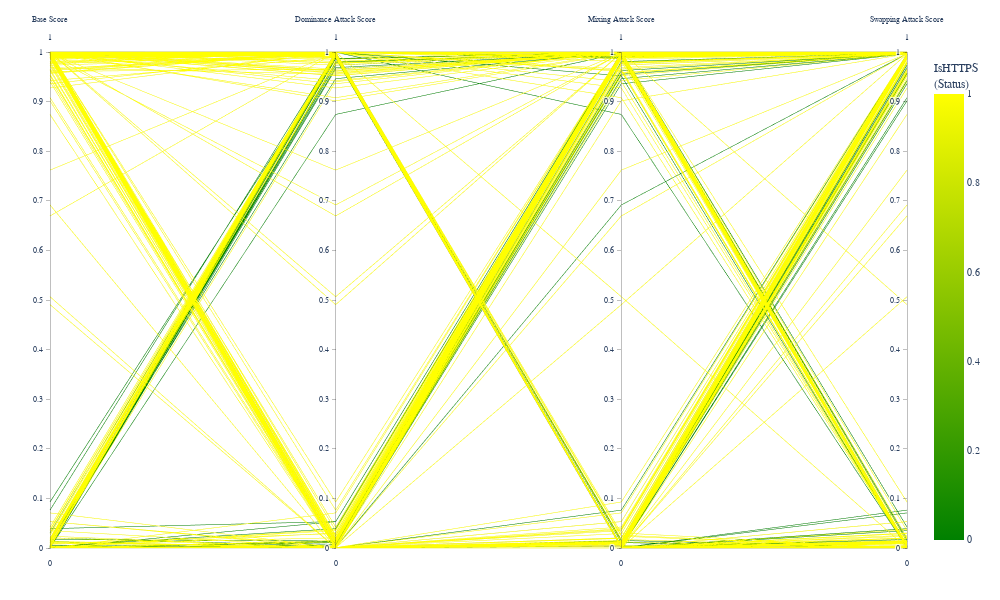

The notebook cell this image was saved under:
### Code cell
print("Generating score-based visualization...")
fig_scores = visualize_all_attack_scores_parallel_coords(
        x_test=x_test,
        base_model=model,
        protected_feature=protected_feature,
        superior_outcome_value=1,
        sample_size=500
    )
fig_scores.show()

### Figure 1 — Plotly figure (JSON) as saved in the notebook; plotly's stock layout.template omitted (floating-point values rounded to 4 significant figures; data arrays with more than 128 entries replaced by an {"elided": "..."} marker saying what was removed)
{"data": [{"dimensions": [{"label": "Base Score", "range": [0, 1], "values": {"elided": "500 float values"}}, {"label": "Dominance Attack Score", "range": [0, 1], "values": {"elided": "500 float values"}}, {"label": "Mixing Attack Score", "range": [0, 1], "values": {"elided": "500 float values"}}, {"label": "Swapping Attack Score", "range": [0, 1], "values": {"elided": "500 float values"}}], "line": {"cmax": 1, "cmin": 0, "color": {"elided": "500 int values"}, "colorbar": {"title": {"text": "IsHTTPS<br>(Status)"}}, "colorscale": [[0, "green"], [1, "yellow"]], "showscale": true}, "type": "parcoords"}], "layout": {"font": {"family": "Arial, sans-serif", "size": 10}, "height": 600, "hovermode": "closest", "margin": {"b": 50, "l": 50, "r": 50, "t": 50}, "paper_bgcolor": "white", "plot_bgcolor": "white", "width": 1000}}
